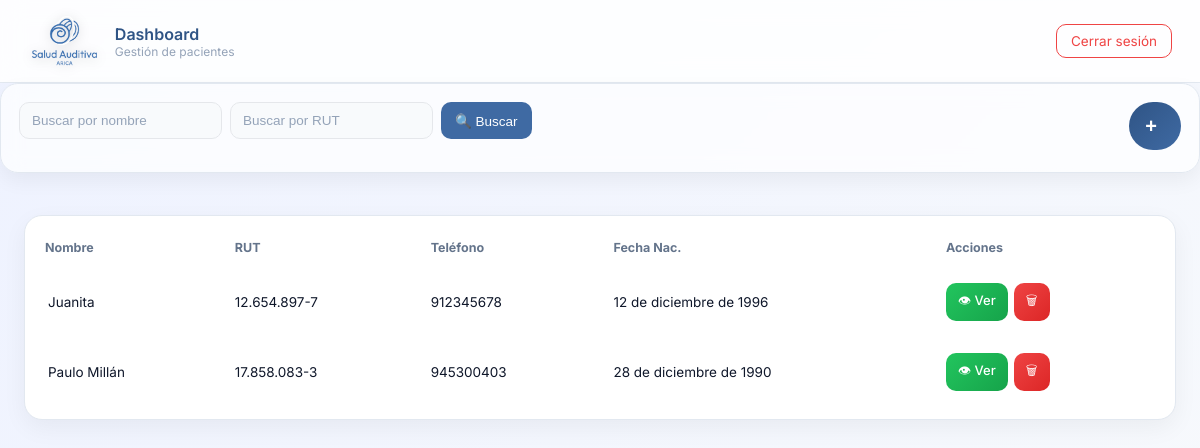
Page /dashboard/ (signed in) on the earlier database version.
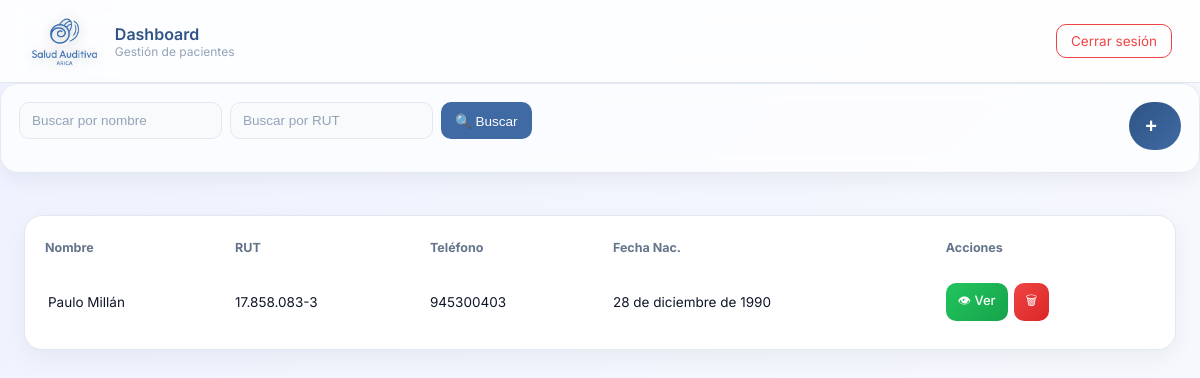
Same page on the later database version.
### Login/models.py (models this page shows, shortened)
class Paciente(models.Model):
    PREVISION_CHOICES = [
        ('fonasa', 'Fonasa'),
        ('isapre', 'Isapre'),
        ('capredena', 'Capredena'),
        ('dipreca', 'Dipreca')
    ]
    nombre = models.CharField(max_length=150)
    rut = models.CharField(max_length=12, unique=True)
    telefono = models.CharField(max_length=15, blank=True, null=True)
    fecha_nacimiento = models.DateField()
    direccion = models.CharField(max_length=255, blank=True, null=True)
    email = models.EmailField(blank=True, null=True)
    prevision = models.CharField(
        max_length=20,
        choices=PREVISION_CHOICES,
        default='fonasa'
    )
    creado = models.DateTimeField(auto_now_add=True)

### Login/views.py (the view)
# urls.py: path('dashboard/', views.dashboard_view, name='dashboard'),
@login_required
def dashboard_view(request):
    nombre = request.GET.get('nombre')
    rut = request.GET.get('rut')
    pacientes = Paciente.objects.all().order_by('-creado')
    if nombre:
        pacientes = pacientes.filter(nombre__icontains=nombre)
    if rut:
        pacientes = pacientes.filter(rut__icontains=rut)
    return render(request, 'Login/dashboard.html', {
        'pacientes': pacientes
    })

### Login/templates/login/dashboard.html (shortened to what this page needs)
{% load static %}
<link rel="stylesheet" href="{% static 'Login/css/dashboard.css' %}">
<div class="header">
    <div class="header-left">
        <img src="{% static 'Login/img/logo-png.png' %}" alt="Logo" class="logo-header">
        <div class="header-text">
            <span class="title">Dashboard</span>
            <span class="subtitle">Gestión de pacientes</span>
        </div>
    </div>
    <div class="header-right">
        <a href="{% url 'logout' %}" class="btn-logout">Cerrar sesión</a>
    </div>
</div>
<div class="filters">
    <form method="GET" class="filters-form">
        <input type="text" name="nombre" placeholder="Buscar por nombre">
        <input type="text" name="rut" placeholder="Buscar por RUT">
        <button type="submit" class="btn-search">
            🔍 Buscar
        </button>
    </form>
    <button class="fab" onclick="abrirModal()">
        <span class="icon">+</span>
    </button>
</div>
<div class="container">
    <div class="card">
        <table>
            <thead>
                <tr>
                    <th>Nombre</th>
                    <th>RUT</th>
                    <th>Teléfono</th>
                    <th>Fecha Nac.</th>
                    <th>Acciones</th>
                </tr>
            </thead>
            <tbody>
                {% for p in pacientes %}
                <tr>
                    <td>{{ p.nombre }}</td>
                    <td>{{ p.rut }}</td>
                    <td>{{ p.telefono }}</td>
                    <td>{{ p.fecha_nacimiento }}</td>
                    <td class="acciones">
                        <a href="{% url 'ver_paciente' p.id %}" class="btn-view">👁 Ver</a>
                        <a href="#" class="btn-danger" onclick="abrirModalEliminar('{{ p.id }}')">🗑</a>
                    </td>
                </tr>
                {% endfor %}
            </tbody>
        </table>
    </div>
</div>

### Login/static/Login/css/dashboard.css (style rules this page uses)
* { box-sizing: border-box; }
.header { background: rgba(255,255,255,0.85); backdrop-filter: blur(12px); padding: 16px 28px; display: flex; justify-content: space-between; align-items: center; border-bottom: 1px solid #e2e8f0; }
.header-left { display: flex; align-items: center; gap: 14px; }
.header-text { display: flex; flex-direction: column; }
.header-text .title { font-size: 16px; font-weight: 600; color: #2f5485; }
.header-text .subtitle { font-size: 12px; color: #94a3b8; }
.btn-logout { background: transparent; color: #ef4444; padding: 8px 14px; border: 1px solid #ef4444; border-radius: 10px; text-decoration: none; font-size: 13.5px; transition: 0.25s; }
.container { padding: 24px; }
.filters { background: rgba(255,255,255,0.7); backdrop-filter: blur(10px); padding: 18px; border-radius: 18px; border: 1px solid #e2e8f0; margin-bottom: 18px; box-shadow: 0 8px 20px rgba(0,0,0,0.05); display: flex; justify-content: space-between; flex-wrap: wrap; gap: 12px; }
.filters-form { display: flex; gap: 8px; flex-wrap: wrap; }
.filters input, .modal-content input { padding: 10px 12px; border-radius: 10px; border: 1px solid #e5e7eb; outline: none; transition: 0.2s; font-size: 13.5px; background: #f8fafc; }
.filters input::placeholder, .modal-content input::placeholder { color: #94a3b8; }
button, .btn-new, .btn-search { font-size: 13.5px; padding: 10px 14px; border: none; cursor: pointer; }
.btn-search { background: #3f6aa3; color: white; border-radius: 10px; display: flex; align-items: center; gap: 6px; transition: all 0.2s ease; }
.card { background: white; border-radius: 18px; padding: 8px; box-shadow: 0 8px 25px rgba(0,0,0,0.05); overflow-x: auto; border: 1px solid #e2e8f0; }
table { width: 100%; border-collapse: separate; border-spacing: 0 8px; }
th { text-align: left; padding: 8px 12px; color: var(--gray); font-size: 12.5px; }
tbody tr { background: white; border-radius: 12px; transition: all 0.2s ease; }
tbody tr td:first-child { border-left: 3px solid transparent; }
td { padding: 12px; font-size: 13.5px; }
tbody tr { transition: 0.2s; }
.acciones { display: flex; gap: 6px; }
.btn-view, .btn-danger { display: inline-flex; align-items: center; justify-content: center; padding: 8px 12px; font-size: 13px; font-weight: 500; border-radius: 10px; text-decoration: none; transition: all 0.2s ease; }
.btn-view { background: linear-gradient(135deg, #22c55e, #16a34a); color: white; }
.btn-danger { background: linear-gradient(135deg, #ef4444, #dc2626); color: white; }
.fab { height: 48px; min-width: 48px; padding: 0 16px; border-radius: 50px; background: linear-gradient(135deg, #2f5485, #3f6aa3); color: white; display: flex; align-items: center; justify-content: center; gap: 8px; border: none; cursor: pointer; transition: all 0.25s ease; overflow: hidden; }
.fab .icon { font-size: 20px; font-weight: 600; display: flex; align-items: center; justify-content: center; }
.header { display: flex; justify-content: space-between; align-items: center; }
.header-left { display: flex; align-items: center; }
.header-right { display: flex; align-items: center; }
.logo-header { height: 50px; width: auto; filter: drop-shadow(0 2px 6px rgba(0,0,0,0.2)); }

Differences in the rows shown:
removed Paciente: nombre "Juanita", rut "12.654.897-7", telefono "912345678", fecha_nacimiento "12 de diciembre de 1996"
